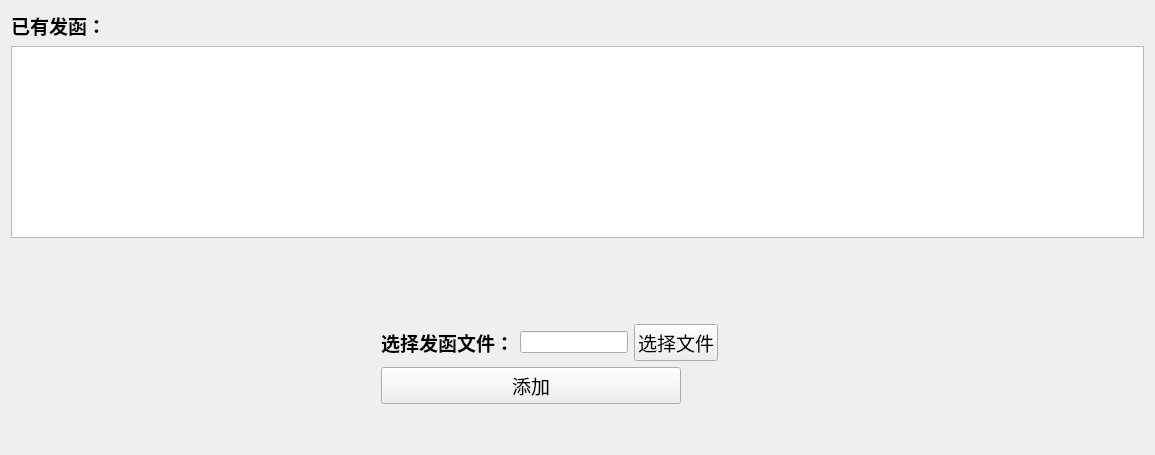
     <widget class="QWidget" name="page_fahan">
      <layout class="QGridLayout" name="gridLayout_11">
       <item row="3" column="3">
        <spacer name="horizontalSpacer_4">
         <property name="orientation">
          <enum>Qt::Horizontal</enum>
         </property>
         <property name="sizeHint" stdset="0">
          <size>
           <width>420</width>
           <height>20</height>
          </size>
         </property>
        </spacer>
       </item>
       <item row="3" column="2">
        <layout class="QHBoxLayout" name="horizontalLayout_5">
         <item>
          <widget class="QLabel" name="label_4">
           <property name="text">
            <string>&lt;html&gt;&lt;head/&gt;&lt;body&gt;&lt;p&gt;&lt;span style=&quot; font-size:14pt; font-weight:600;&quot;&gt;选择发函文件：&lt;/span&gt;&lt;/p&gt;&lt;/body&gt;&lt;/html&gt;</string>
           </property>
          </widget>
         </item>
         <item>
          <widget class="QLineEdit" name="lineEdit"/>
         </item>
         <item>
          <widget class="QPushButton" name="pushButton_5">
           <property name="font">
            <font>
             <pointsize>14</pointsize>
            </font>
           </property>
           <property name="text">
            <string>选择文件</string>
           </property>
          </widget>
         </item>
        </layout>
       </item>
       <item row="1" column="0" colspan="4">
        <widget class="QListView" name="listView"/>
       </item>
       <item row="0" column="0">
        <widget class="QLabel" name="label_62">
         <property name="font">
          <font>
           <pointsize>14</pointsize>
           <weight>75</weight>
           <bold>true</bold>
          </font>
         </property>
         <property name="text">
          <string>已有发函：</string>
         </property>
        </widget>
       </item>
       <item row="4" column="2">
        <widget class="QPushButton" name="pushButton_6">
         <property name="minimumSize">
          <size>
           <width>300</width>
           <height>0</height>
          </size>
         </property>
         <property name="maximumSize">
          <size>
           <width>300</width>
           <height>16777215</height>
          </size>
         </property>
         <property name="font">
          <font>
           <pointsize>14</pointsize>
          </font>
         </property>
         <property name="text">
          <string>添加</string>
         </property>
        </widget>
       </item>
       <item row="2" column="2">
        <spacer name="verticalSpacer">
         <property name="orientation">
          <enum>Qt::Vertical</enum>
         </property>
         <property name="sizeType">
          <enum>QSizePolicy::Preferred</enum>
         </property>
         <property name="sizeHint" stdset="0">
          <size>
           <width>20</width>
           <height>80</height>
          </size>
         </property>
        </spacer>
       </item>
       <item row="5" column="2">
        <spacer name="verticalSpacer_2">
         <property name="orientation">
          <enum>Qt::Vertical</enum>
         </property>
         <property name="sizeHint" stdset="0">
          <size>
           <width>20</width>
           <height>40</height>
          </size>
         </property>
        </spacer>
       </item>
       <item row="3" column="0" colspan="2">
        <spacer name="horizontalSpacer_3">
         <property name="orientation">
          <enum>Qt::Horizontal</enum>
         </property>
         <property name="sizeHint" stdset="0">
          <size>
           <width>364</width>
           <height>20</height>
          </size>
         </property>
        </spacer>
       </item>
      </layout>
     </widget>
